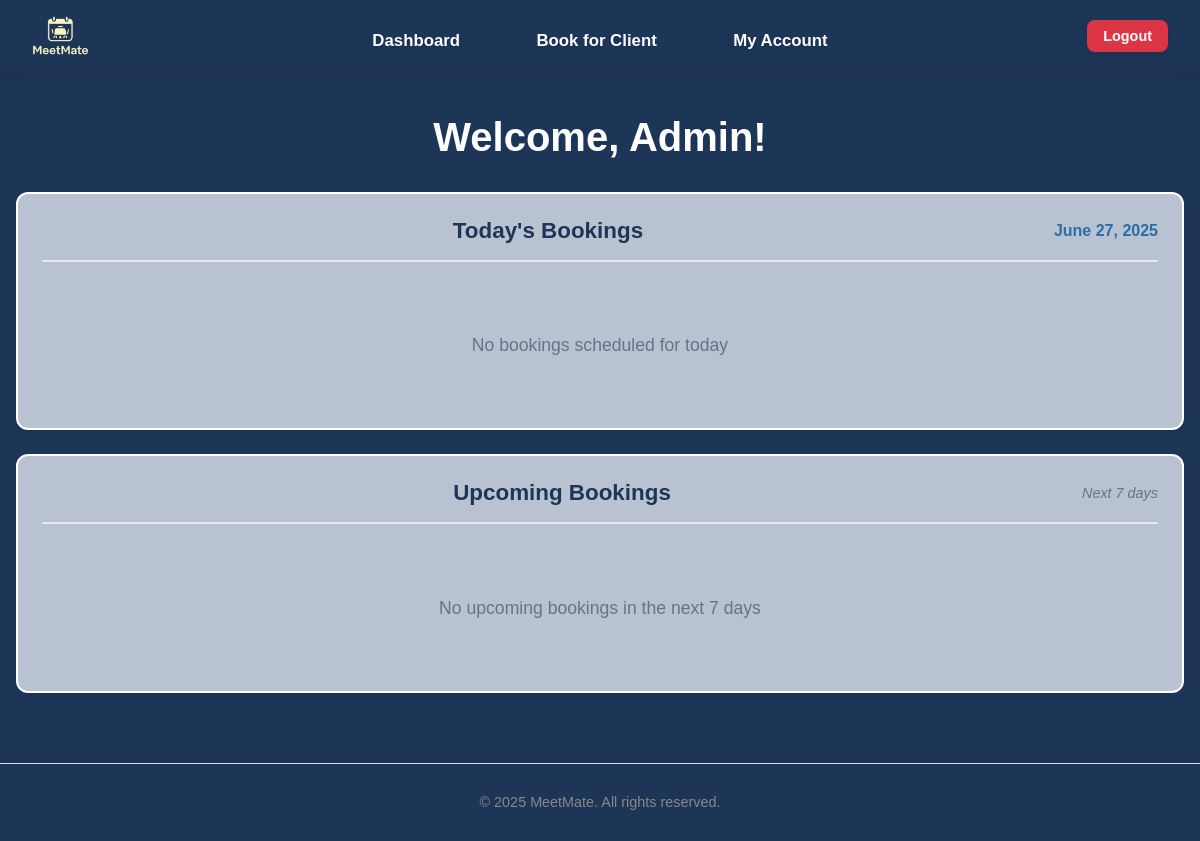
The page /dashboard (signed in) on the database as committed earlier.
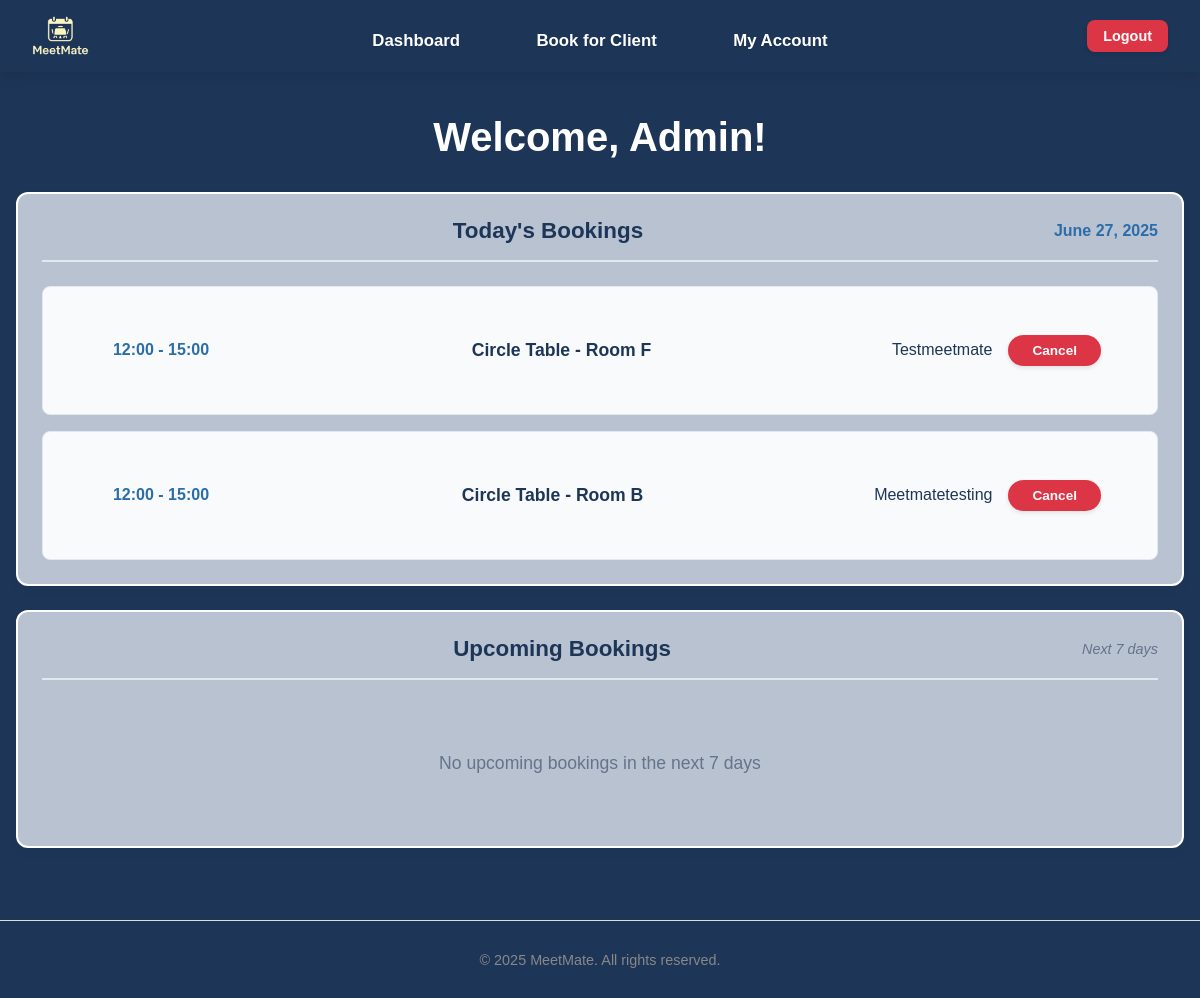
The same page on the database as committed later.
### tables this page shows
CREATE TABLE bookings (
                id INTEGER PRIMARY KEY AUTOINCREMENT,
                user_id INTEGER NOT NULL,
                room_id INTEGER NOT NULL,
                date TEXT NOT NULL,
                time_start TEXT NOT NULL,
                time_end TEXT NOT NULL,
                booking_admin_id INTEGER,
                notes TEXT,
                FOREIGN KEY (user_id) REFERENCES users (id),
                FOREIGN KEY (room_id) REFERENCES rooms (id),
                FOREIGN KEY (booking_admin_id) REFERENCES users (id)
            );

CREATE TABLE rooms (
                id INTEGER PRIMARY KEY AUTOINCREMENT,
                name TEXT NOT NULL,
                location TEXT NOT NULL,
                capacity INTEGER NOT NULL,
                room_type TEXT DEFAULT 'conference'
            );

CREATE TABLE users (
                id INTEGER PRIMARY KEY AUTOINCREMENT,
                username TEXT NOT NULL UNIQUE,
                email TEXT NOT NULL UNIQUE,
                password TEXT NOT NULL,
                firstname TEXT,
                lastname TEXT,
                dob TEXT,
                address TEXT,
                role TEXT DEFAULT 'user'
            );

### app.py (the view, shortened to what this page needs)
@app.route('/dashboard')
@login_required
def dashboard():
    connection = get_database_connection()
    cursor = connection.cursor()
    user_id = session['user_id']
    user = get_user_by_id(user_id)
    if not user:
        flash('User not found', 'error')
        return redirect(url_for('logout'))
    now = datetime.now()
    current_date = now.date()
    current_time = now.time()
    today_bookings = []
    upcoming_bookings = []
    today_date = ''
    user_today_bookings = []
    user_upcoming_bookings = []
    if session.get('role') == 'admin':
        from datetime import date, timedelta
        today = date.today()
        today_str = today.strftime('%Y-%m-%d')
        today_date = today.strftime('%B %d, %Y')
        tomorrow = today + timedelta(days=1)
        next_week = today + timedelta(days=7)
        tomorrow_str = tomorrow.strftime('%Y-%m-%d')
        next_week_str = next_week.strftime('%Y-%m-%d')
        cursor.execute('''
            SELECT
                b.id,
                b.date,
                b.time_start,
                b.time_end,
                b.notes,
                u.username,
                r.name as room_name,
                admin.username as admin_name
            FROM bookings b
            JOIN users u ON b.user_id = u.id
            JOIN rooms r ON b.room_id = r.id
            LEFT JOIN users admin ON b.booking_admin_id = admin.id
            WHERE b.date = ?
            ORDER BY b.time_start
        ''', (today_str,))
        for row in cursor.fetchall():
            booking = dict(row)
            if booking['admin_name']:
                booking['booked_by'] = f"Admin: {booking['admin_name']}"
            else:
                booking['booked_by'] = "Self"
            booking_date = date.fromisoformat(booking['date'])
            booking_start_time = time.fromisoformat(booking['time_start'] + ':00' if len(booking['time_start']) == 5 else booking['time_start'])
            if booking_date == current_date:
                booking['can_cancel'] = current_time < booking_start_time
                booking['status'] = 'Complete' if current_time >= booking_start_time else None
            else:
                booking['can_cancel'] = True
                booking['status'] = None
            today_bookings.append(booking)
        cursor.execute('''
            SELECT
                b.id,
                b.date,
                b.time_start,
                b.time_end,
                b.notes,
                u.username,
                r.name as room_name,
                admin.username as admin_name
            FROM bookings b
            JOIN users u ON b.user_id = u.id
            JOIN rooms r ON b.room_id = r.id
            LEFT JOIN users admin ON b.booking_admin_id = admin.id
            WHERE b.date >= ? AND b.date <= ?
            ORDER BY b.date, b.time_start
            LIMIT 10
        ''', (tomorrow_str, next_week_str))
        for row in cursor.fetchall():
            booking = dict(row)
            if booking['admin_name']:
                booking['booked_by'] = f"Admin: {booking['admin_name']}"
            else:
                booking['booked_by'] = "Self"
            booking_date = date.fromisoformat(booking['date'])
            booking['formatted_date'] = booking_date.strftime('%a, %b %d')
            booking['can_cancel'] = True
            booking['status'] = None
            upcoming_bookings.append(booking)
    connection.close()
    return render_template('dashboard.html',
                         user=user,
                         today_bookings=today_bookings,
                         today_date=today_date,
                         upcoming_bookings=upcoming_bookings,
                         user_today_bookings=user_today_bookings,
                         user_upcoming_bookings=user_upcoming_bookings)

### app.py (called while the page is built)
def get_database_path():
    app_directory = app.root_path
    instance_directory = os.path.join(app_directory, 'instance')
    os.makedirs(instance_directory, exist_ok=True)
    database_path = os.path.join(instance_directory, 'meetmate.db')
    return database_path

def get_database_connection():
    db_path = get_database_path()
    connection = sqlite3.connect(db_path)
    connection.row_factory = sqlite3.Row
    return connection

def get_user_by_id(user_id):
    connection = get_database_connection()
    cursor = connection.cursor()
    cursor.execute("SELECT * FROM users WHERE id = ?", (user_id,))
    user = cursor.fetchone()
    connection.close()
    if user:
        return dict(user)
    return None

### templates/dashboard.html (shortened to what the changed rows need)
{% extends "base.html" %}
{% block content %}
<div class="dashboard">
    <h1>Welcome, {% if user.firstname %}{{ user.firstname }}{% else %}{{ session.username }}{% endif %}!</h1>
    {% if session.role == 'admin' %}
    <div class="dashboard-section">
        <div class="section-card">
            <div class="section-header">
                <h2>Today's Bookings</h2>
                <span class="date">{{ today_date }}</span>            </div>              {% if today_bookings %}
                <div class="bookings-list">{% for booking in today_bookings %}
                        <div class="booking-item">
                            <div class="booking-time">
                                {{ booking.time_start }} - {{ booking.time_end }}
                            </div>
                            <div class="booking-details">
                                <strong>{{ booking.room_name }}</strong>
                            </div>
                            <div class="booking-name">
                                {{ booking.username }}
                            </div>
                            <div class="booking-actions">
                                {% if booking.can_cancel %}
                                    <a href="{{ url_for('cancel_booking', booking_id=booking.id) }}"
                                       class="btn btn-danger btn-small"
                                       onclick="return confirm('Are you sure you want to cancel this booking?')">
                                        Cancel
                                    </a>
                                {% elif booking.status == 'Complete' %}
                                    <div class="booking-status">
                                        <span class="status-completed">Complete</span>
                                    </div>
                                {% endif %}
                            </div>
                        </div>
                    {% endfor %}
                </div>            {% else %}
                <div class="no-bookings">
                    <p>No bookings scheduled for today</p>
                </div>
            {% endif %}
        </div>
    </div>
    <div class="dashboard-section">
        <div class="section-card">
            <div class="section-header">
                <h2>Upcoming Bookings</h2>
                <span class="subtitle">Next 7 days</span>            </div>
        </div>
    </div>
    {% endif %}
</div>
{% endblock %}

Rows that differ between the two databases and show on the page:
added bookings: time_start "12:00", time_end "15:00", room_name "Circle Table - Room F", username "Testmeetmate"
added bookings: time_start "12:00", time_end "15:00", room_name "Circle Table - Room B", username "Meetmatetesting"
Other text that changed with them:
text no longer shown: "No bookings scheduled for today"
